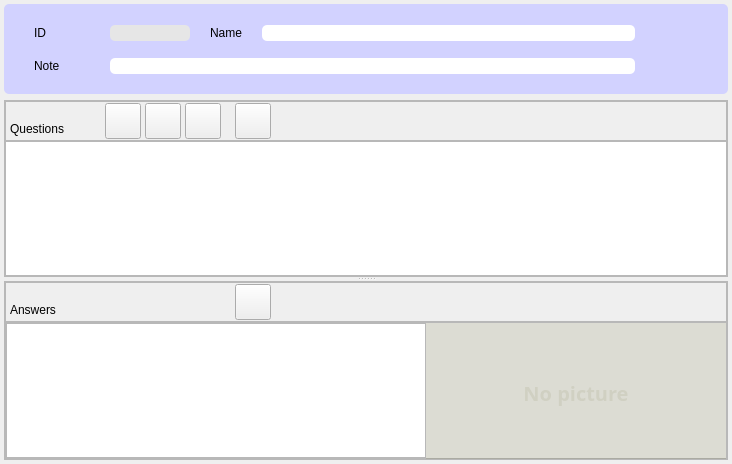
<?xml version="1.0" encoding="UTF-8"?>
<ui version="4.0">
 <class>FormEdDlg</class>
 <widget class="QDialog" name="FormEdDlg">
  <property name="geometry">
   <rect>
    <x>0</x>
    <y>0</y>
    <width>732</width>
    <height>464</height>
   </rect>
  </property>
  <property name="windowTitle">
   <string>Questionnaire editing</string>
  </property>
  <layout class="QVBoxLayout" name="verticalLayout">
   <property name="leftMargin">
    <number>4</number>
   </property>
   <property name="topMargin">
    <number>4</number>
   </property>
   <property name="rightMargin">
    <number>4</number>
   </property>
   <property name="bottomMargin">
    <number>4</number>
   </property>
   <item>
    <widget class="QFrame" name="frame">
     <property name="minimumSize">
      <size>
       <width>0</width>
       <height>90</height>
      </size>
     </property>
     <property name="maximumSize">
      <size>
       <width>16777215</width>
       <height>90</height>
      </size>
     </property>
     <property name="styleSheet">
      <string notr="true">border-radius: 5px;
background : rgb(210,210,255);</string>
     </property>
     <property name="frameShape">
      <enum>QFrame::StyledPanel</enum>
     </property>
     <property name="frameShadow">
      <enum>QFrame::Raised</enum>
     </property>
     <widget class="QWidget" name="layoutWidget">
      <property name="geometry">
       <rect>
        <x>30</x>
        <y>10</y>
        <width>601</width>
        <height>71</height>
       </rect>
      </property>
      <layout class="QGridLayout" name="gridLayout">
       <item row="0" column="0">
        <widget class="QLabel" name="label">
         <property name="minimumSize">
          <size>
           <width>30</width>
           <height>0</height>
          </size>
         </property>
         <property name="maximumSize">
          <size>
           <width>30</width>
           <height>16777215</height>
          </size>
         </property>
         <property name="text">
          <string>ID</string>
         </property>
        </widget>
       </item>
       <item row="0" column="1">
        <widget class="QLineEdit" name="leId">
         <property name="minimumSize">
          <size>
           <width>80</width>
           <height>0</height>
          </size>
         </property>
         <property name="maximumSize">
          <size>
           <width>80</width>
           <height>16777215</height>
          </size>
         </property>
         <property name="styleSheet">
          <string notr="true">background: rgb(230, 230, 230);</string>
         </property>
         <property name="readOnly">
          <bool>true</bool>
         </property>
        </widget>
       </item>
       <item row="0" column="2">
        <widget class="QLabel" name="label_2">
         <property name="minimumSize">
          <size>
           <width>60</width>
           <height>0</height>
          </size>
         </property>
         <property name="maximumSize">
          <size>
           <width>60</width>
           <height>16777215</height>
          </size>
         </property>
         <property name="text">
          <string>Name</string>
         </property>
         <property name="alignment">
          <set>Qt::AlignCenter</set>
         </property>
        </widget>
       </item>
       <item row="0" column="3">
        <widget class="QLineEdit" name="leName">
         <property name="styleSheet">
          <string notr="true">background: white;</string>
         </property>
        </widget>
       </item>
       <item row="1" column="0">
        <widget class="QLabel" name="label_3">
         <property name="minimumSize">
          <size>
           <width>70</width>
           <height>0</height>
          </size>
         </property>
         <property name="maximumSize">
          <size>
           <width>70</width>
           <height>16777215</height>
          </size>
         </property>
         <property name="text">
          <string>Note</string>
         </property>
        </widget>
       </item>
       <item row="1" column="1" colspan="3">
        <widget class="QLineEdit" name="leNote">
         <property name="styleSheet">
          <string notr="true">background: white;</string>
         </property>
        </widget>
       </item>
      </layout>
     </widget>
     <widget class="QToolButton" name="toolButton">
      <property name="geometry">
       <rect>
        <x>-170</x>
        <y>230</y>
        <width>25</width>
        <height>19</height>
       </rect>
      </property>
      <property name="text">
       <string>...</string>
      </property>
     </widget>
    </widget>
   </item>
   <item>
    <widget class="QSplitter" name="splitter">
     <property name="orientation">
      <enum>Qt::Vertical</enum>
     </property>
     <widget class="QFrame" name="frame_2">
      <property name="minimumSize">
       <size>
        <width>0</width>
        <height>140</height>
       </size>
      </property>
      <property name="frameShape">
       <enum>QFrame::StyledPanel</enum>
      </property>
      <property name="frameShadow">
       <enum>QFrame::Raised</enum>
      </property>
      <layout class="QVBoxLayout" name="verticalLayout_2">
       <property name="spacing">
        <number>0</number>
       </property>
       <property name="leftMargin">
        <number>0</number>
       </property>
       <property name="topMargin">
        <number>0</number>
       </property>
       <property name="rightMargin">
        <number>0</number>
       </property>
       <property name="bottomMargin">
        <number>0</number>
       </property>
       <item>
        <widget class="QFrame" name="frame_4">
         <property name="minimumSize">
          <size>
           <width>0</width>
           <height>40</height>
          </size>
         </property>
         <property name="maximumSize">
          <size>
           <width>16777215</width>
           <height>40</height>
          </size>
         </property>
         <property name="frameShape">
          <enum>QFrame::StyledPanel</enum>
         </property>
         <property name="frameShadow">
          <enum>QFrame::Raised</enum>
         </property>
         <widget class="QToolButton" name="tbDelQuestion">
          <property name="geometry">
           <rect>
            <x>140</x>
            <y>2</y>
            <width>36</width>
            <height>36</height>
           </rect>
          </property>
          <property name="toolTip">
           <string>Delete question</string>
          </property>
          <property name="text">
           <string/>
          </property>
          <property name="icon">
           <iconset resource="fingram.qrc">
            <normaloff>:/resources/delete.svg</normaloff>:/resources/delete.svg</iconset>
          </property>
          <property name="iconSize">
           <size>
            <width>24</width>
            <height>24</height>
           </size>
          </property>
         </widget>
         <widget class="QToolButton" name="tbEditQuestion">
          <property name="geometry">
           <rect>
            <x>180</x>
            <y>2</y>
            <width>36</width>
            <height>36</height>
           </rect>
          </property>
          <property name="toolTip">
           <string>Edit question</string>
          </property>
          <property name="text">
           <string/>
          </property>
          <property name="icon">
           <iconset resource="fingram.qrc">
            <normaloff>:/resources/edit.svg</normaloff>:/resources/edit.svg</iconset>
          </property>
          <property name="iconSize">
           <size>
            <width>24</width>
            <height>24</height>
           </size>
          </property>
         </widget>
         <widget class="QToolButton" name="tbAddQuestion">
          <property name="geometry">
           <rect>
            <x>100</x>
            <y>2</y>
            <width>36</width>
            <height>36</height>
           </rect>
          </property>
          <property name="toolTip">
           <string>Add question</string>
          </property>
          <property name="text">
           <string/>
          </property>
          <property name="icon">
           <iconset resource="fingram.qrc">
            <normaloff>:/resources/add.svg</normaloff>:/resources/add.svg</iconset>
          </property>
          <property name="iconSize">
           <size>
            <width>24</width>
            <height>24</height>
           </size>
          </property>
         </widget>
         <widget class="QLabel" name="label_4">
          <property name="geometry">
           <rect>
            <x>5</x>
            <y>18</y>
            <width>80</width>
            <height>20</height>
           </rect>
          </property>
          <property name="minimumSize">
           <size>
            <width>80</width>
            <height>0</height>
           </size>
          </property>
          <property name="maximumSize">
           <size>
            <width>80</width>
            <height>16777215</height>
           </size>
          </property>
          <property name="text">
           <string>Questions</string>
          </property>
          <property name="alignment">
           <set>Qt::AlignLeading|Qt::AlignLeft|Qt::AlignVCenter</set>
          </property>
         </widget>
         <widget class="QToolButton" name="tbQuesColWidth">
          <property name="geometry">
           <rect>
            <x>230</x>
            <y>2</y>
            <width>36</width>
            <height>36</height>
           </rect>
          </property>
          <property name="toolTip">
           <string>Default column width</string>
          </property>
          <property name="text">
           <string/>
          </property>
          <property name="icon">
           <iconset resource="fingram.qrc">
            <normaloff>:/resources/width.svg</normaloff>:/resources/width.svg</iconset>
          </property>
          <property name="iconSize">
           <size>
            <width>24</width>
            <height>24</height>
           </size>
          </property>
         </widget>
        </widget>
       </item>
       <item>
        <widget class="QTableView" name="tvQuestion"/>
       </item>
      </layout>
     </widget>
     <widget class="QFrame" name="frame_3">
      <property name="minimumSize">
       <size>
        <width>0</width>
        <height>140</height>
       </size>
      </property>
      <property name="frameShape">
       <enum>QFrame::StyledPanel</enum>
      </property>
      <property name="frameShadow">
       <enum>QFrame::Raised</enum>
      </property>
      <layout class="QVBoxLayout" name="verticalLayout_3">
       <property name="spacing">
        <number>0</number>
       </property>
       <property name="leftMargin">
        <number>0</number>
       </property>
       <property name="topMargin">
        <number>0</number>
       </property>
       <property name="rightMargin">
        <number>0</number>
       </property>
       <property name="bottomMargin">
        <number>0</number>
       </property>
       <item>
        <widget class="QFrame" name="frame_5">
         <property name="minimumSize">
          <size>
           <width>0</width>
           <height>40</height>
          </size>
         </property>
         <property name="maximumSize">
          <size>
           <width>16777215</width>
           <height>40</height>
          </size>
         </property>
         <property name="frameShape">
          <enum>QFrame::StyledPanel</enum>
         </property>
         <property name="frameShadow">
          <enum>QFrame::Raised</enum>
         </property>
         <widget class="QLabel" name="label_5">
          <property name="geometry">
           <rect>
            <x>5</x>
            <y>18</y>
            <width>80</width>
            <height>20</height>
           </rect>
          </property>
          <property name="minimumSize">
           <size>
            <width>80</width>
            <height>0</height>
           </size>
          </property>
          <property name="maximumSize">
           <size>
            <width>80</width>
            <height>16777215</height>
           </size>
          </property>
          <property name="text">
           <string>Answers</string>
          </property>
          <property name="alignment">
           <set>Qt::AlignLeading|Qt::AlignLeft|Qt::AlignVCenter</set>
          </property>
         </widget>
         <widget class="QToolButton" name="tbAnsColWidth">
          <property name="geometry">
           <rect>
            <x>230</x>
            <y>2</y>
            <width>36</width>
            <height>36</height>
           </rect>
          </property>
          <property name="toolTip">
           <string>Default column width</string>
          </property>
          <property name="text">
           <string/>
          </property>
          <property name="icon">
           <iconset resource="fingram.qrc">
            <normaloff>:/resources/width.svg</normaloff>:/resources/width.svg</iconset>
          </property>
          <property name="iconSize">
           <size>
            <width>24</width>
            <height>24</height>
           </size>
          </property>
         </widget>
        </widget>
       </item>
       <item>
        <widget class="QFrame" name="frame_6">
         <property name="minimumSize">
          <size>
           <width>0</width>
           <height>130</height>
          </size>
         </property>
         <property name="frameShape">
          <enum>QFrame::StyledPanel</enum>
         </property>
         <property name="frameShadow">
          <enum>QFrame::Raised</enum>
         </property>
         <layout class="QHBoxLayout" name="horizontalLayout">
          <property name="spacing">
           <number>0</number>
          </property>
          <property name="leftMargin">
           <number>0</number>
          </property>
          <property name="topMargin">
           <number>0</number>
          </property>
          <property name="rightMargin">
           <number>0</number>
          </property>
          <property name="bottomMargin">
           <number>0</number>
          </property>
          <item>
           <widget class="QTableView" name="tvAnswer"/>
          </item>
          <item>
           <widget class="QLabel" name="lbImage">
            <property name="minimumSize">
             <size>
              <width>300</width>
              <height>140</height>
             </size>
            </property>
            <property name="maximumSize">
             <size>
              <width>300</width>
              <height>140</height>
             </size>
            </property>
            <property name="styleSheet">
             <string notr="true">background : rgba(80,80,0,30);
color :  rgba(60,60,0,20);
font-family: sans-serif;
font-size: 20px; 
font-weight: bold;</string>
            </property>
            <property name="text">
             <string>No picture</string>
            </property>
            <property name="scaledContents">
             <bool>false</bool>
            </property>
            <property name="alignment">
             <set>Qt::AlignCenter</set>
            </property>
            <property name="wordWrap">
             <bool>true</bool>
            </property>
           </widget>
          </item>
         </layout>
        </widget>
       </item>
      </layout>
     </widget>
    </widget>
   </item>
  </layout>
 </widget>
 <resources>
  <include location="fingram.qrc"/>
 </resources>
 <connections/>
</ui>
